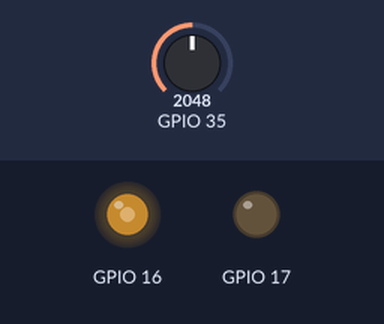
Simulated run of this program. Board: ESP32. Shown: output pins drawn as LEDs (lit = HIGH). The test bench sets the inputs (shaded band); at power-on: GPIO 35 = 2048. No MQTT or app messages arrive unless stated; pins used as bus, display or sensor lines are not drawn; what the program prints to the serial monitor is not drawn. At 1.7 s the program puts the board to deep sleep or switches it off; the recording ends there.

Above: at 0.1 s.
Timing chart, 0 to 1.6 s (numbered marks = the images above):
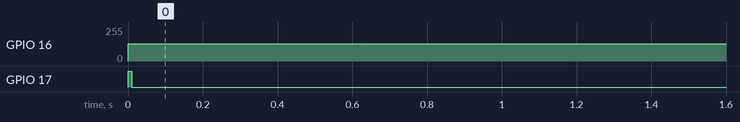

The program:

main.cpp
```cpp
#include <Arduino.h>
#include <driver/adc.h>
#include <esp_attr.h>
#include <soc/rtc_cntl_reg.h>
#include <soc/soc.h>

#include "parasite/batt.h"
#include "parasite/config.h"
#include "parasite/mqtt_client.h"
#include "parasite/pwm.h"
#include "parasite/soil_moisture.h"
#include "parasite/wifi.h"

constexpr int kSToUSFactor = 1000000;

// RTC_DATA_ATTR makes these data persistent across deep-sleep cycles.
RTC_DATA_ATTR unsigned int boot_count = 0;
RTC_DATA_ATTR unsigned int clean_exit_count = 0;

unsigned long t0 = millis();

void run() {
  // I'm fighting through tears as I painfully disable the brownout detector.
  // To keep things low power, I'm using a small LDO (HT7333) that has ~8uA
  // quiescent current, but can source only up to 250mA peak current.
  // Additionally, the LIR2450 can only handle 200mA peak current. These
  // restrictions on current are below what the ESP32 requires (up to 500mA!),
  // and sometimes it trigger the brownout detector, specially right when
  // connecting to WiFi. Disabling the brownout detector is a bad idea in
  // general (and here included, as it can lead to weird and hard to debug
  // failure modes, not to mention undefined behavior), but in my tests it seems
  // like we can work through it, and the system behaves as expected. As we try
  // to squeeze every Coulomb of useful charge from our tiny battery, this abuse
  // seems to be the price to pay.
  WRITE_PERI_REG(RTC_CNTL_BROWN_OUT_REG, 0);

  parasite::pwm::StartPWM();
  parasite::soil_moisture::soil_moisture_read_t moisture =
      parasite::soil_moisture::ReadSoilMoisture();
  Serial.printf("Read moisture: %d -> %f\n", moisture.raw, moisture.percentage);
  parasite::pwm::StopPWM();

  parasite::batt::batt_read_t batt = parasite::batt::ReadBattVoltage();
  Serial.printf("Read batt: %f -> %f\n", batt.raw, batt.voltage);

  if (parasite::wifi::SetupWiFi(&Serial) != WL_CONNECTED) {
    Serial.println("Giving up connecting to WiFi for now.");
    return;
  }

  parasite::mqtt::MQTTClient mqtt_client(&Serial);

  if (!mqtt_client.Loop()) {
    Serial.println("Error calling mqtt_client.Loop(). Giving up.");
    return;
  }

  mqtt_client.Publish(PRST_MQTT_TOPIC_SOIL_MOISTURE_PERCENT,
                      moisture.percentage, true);
  mqtt_client.Publish(PRST_MQTT_TOPIC_BATT_VOLTAGE, batt.voltage, true);
  mqtt_client.Publish(PRST_MQTT_TOPIC_SOIL_MOISTURE_RAW, moisture.raw, true);
  mqtt_client.Publish(PRST_MQTT_TOPIC_BATT_VOLTAGE_RAW, batt.raw, true);
  mqtt_client.Publish(PRST_MQTT_TOPIC_RUNTIME, millis() - t0, true);
  mqtt_client.Publish(PRST_MQTT_TOPIC_BOOT_COUNT, boot_count, true);
  mqtt_client.Publish(PRST_MQTT_TOPIC_CLEAN_EXIT_COUNT, clean_exit_count, true);
  mqtt_client.Publish(PRST_MQTT_TOPIC_ERROR_COUNT,
                      boot_count - clean_exit_count - 1, true);

  mqtt_client.FlushAndDisconnect();

  // This shouldn't be necessary, but apparently we're missing some published
  // messages.
  delay(50);

  parasite::wifi::DisconnectWiFi();
  clean_exit_count++;
}

void setup() {
  boot_count += 1;
  Serial.begin(115200);

  run();

  // Go to sleep.
  adc_power_off();
  esp_sleep_enable_timer_wakeup(PRST_DS_TIME_TO_SLEEP_IN_SECONDS *
                                kSToUSFactor);
  esp_deep_sleep_start();
}

void loop() {}
```

Measured:
- by itself, GPIO 16: 0/255 → 128/255 at 0.00 s
- by itself, GPIO 17: LOW → HIGH at 0.00 s, → LOW 0.01 s later
